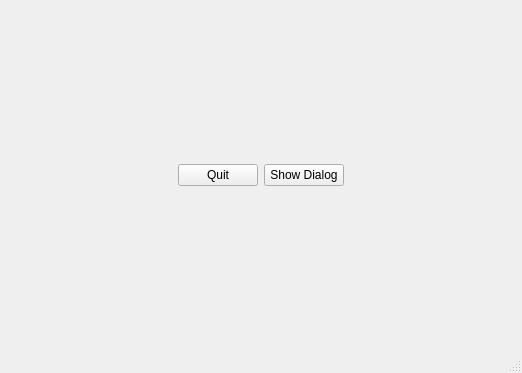
<?xml version="1.0" encoding="UTF-8"?>
<ui version="4.0">
 <class>MainWindow</class>
 <widget class="QMainWindow" name="MainWindow">
  <property name="geometry">
   <rect>
    <x>0</x>
    <y>0</y>
    <width>522</width>
    <height>373</height>
   </rect>
  </property>
  <property name="windowTitle">
   <string>MainWindow</string>
  </property>
  <widget class="QWidget" name="centralwidget">
   <layout class="QGridLayout" name="gridLayout">
    <item row="0" column="1">
     <widget class="QPushButton" name="pushButton">
      <property name="text">
       <string>Quit</string>
      </property>
     </widget>
    </item>
    <item row="0" column="0">
     <spacer name="horizontalSpacer_2">
      <property name="orientation">
       <enum>Qt::Horizontal</enum>
      </property>
      <property name="sizeHint" stdset="0">
       <size>
        <width>40</width>
        <height>20</height>
       </size>
      </property>
     </spacer>
    </item>
    <item row="0" column="3">
     <spacer name="horizontalSpacer">
      <property name="orientation">
       <enum>Qt::Horizontal</enum>
      </property>
      <property name="sizeHint" stdset="0">
       <size>
        <width>40</width>
        <height>20</height>
       </size>
      </property>
     </spacer>
    </item>
    <item row="0" column="2">
     <widget class="QPushButton" name="dlgButton">
      <property name="text">
       <string>Show Dialog</string>
      </property>
     </widget>
    </item>
   </layout>
  </widget>
  <widget class="QMenuBar" name="menubar">
   <property name="geometry">
    <rect>
     <x>0</x>
     <y>0</y>
     <width>522</width>
     <height>25</height>
    </rect>
   </property>
  </widget>
  <widget class="QStatusBar" name="statusbar"/>
 </widget>
 <resources/>
 <connections>
  <connection>
   <sender>pushButton</sender>
   <signal>clicked()</signal>
   <receiver>MainWindow</receiver>
   <slot>close()</slot>
   <hints>
    <hint type="sourcelabel">
     <x>345</x>
     <y>240</y>
    </hint>
    <hint type="destinationlabel">
     <x>353</x>
     <y>351</y>
    </hint>
   </hints>
  </connection>
 </connections>
</ui>
